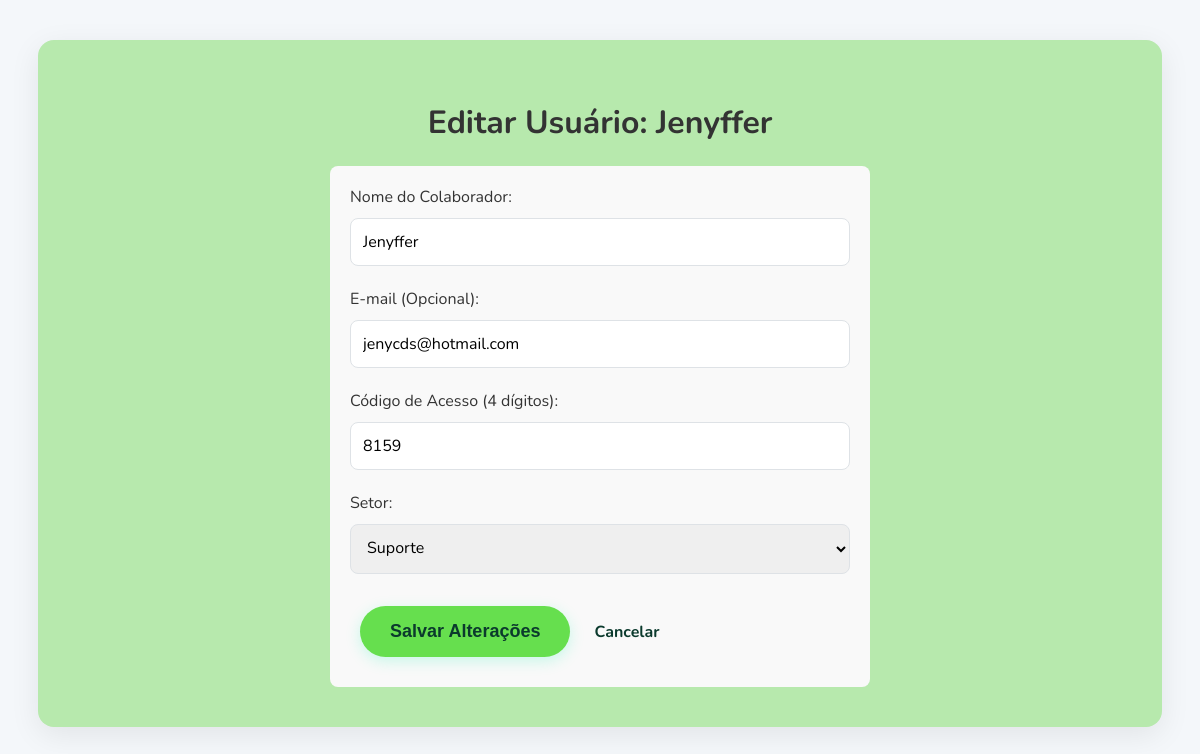
Page /admin/edit_user/8 (signed in) on the committed database.
### app/models.py (models this page shows)
class Usuario(db.Model):
    id = db.Column(db.Integer, primary_key=True)
    nome = db.Column(db.String(100), nullable=False)
    email = db.Column(db.String(120), unique=True, nullable=True)
    codigo_acesso = db.Column(db.String(4), unique=True, nullable=False)
    departamento_id = db.Column(db.Integer, db.ForeignKey('departamento.id'), nullable=False)
    respostas = db.relationship('Resposta', backref='usuario', lazy=True)

class Departamento(db.Model):
    id = db.Column(db.Integer, primary_key=True)
    nome = db.Column(db.String(100), unique=True, nullable=False)
    usuarios = db.relationship('Usuario', backref='departamento', lazy=True)

### app/routes/admin.py (the view)
@admin_bp.route('/edit_user/<int:usuario_id>', methods=['GET'])
def editar_usuario(usuario_id):
    if not session.get('admin_logged_in'): return redirect(url_for('admin.pagina_admin'))
    usuario = Usuario.query.get_or_404(usuario_id)
    departamentos = Departamento.query.order_by(Departamento.nome).all()
    return render_template('edit_user.html', usuario=usuario, departamentos=departamentos)

### app/templates/edit_user.html (shortened to what this page needs)
{% extends 'base.html' %}
{% block content %}
<div class="dashboard-container">
    <h1>Editar Usuário: {{ usuario.nome }}</h1>
    <form method="post" style="text-align: left; max-width: 500px; margin: auto; background-color: #f9f9f9; padding: 20px; border-radius: 8px;">
        <label for="nome">Nome do Colaborador:</label><br>
        <input type="text" name="nome" style="width: 100%;" value="{{ usuario.nome }}" required><br><br>
        <label for="email">E-mail (Opcional):</label><br>
        <input type="email" name="email" value="{{ usuario.email or '' }}"><br><br>
        <label for="codigo_acesso">Código de Acesso (4 dígitos):</label><br>
        <input type="text" name="codigo_acesso" maxlength="4" style="width: 100%;" value="{{ usuario.codigo_acesso }}" required><br><br>
        <label for="departamento_id">Setor:</label><br>
        <select name="departamento_id" style="width: 100%;" required>
            {% for depto in departamentos %}
                <option value="{{ depto.id }}" {% if depto.id == usuario.departamento_id %}selected{% endif %}>
                    {{ depto.nome }}
                </option>
            {% endfor %}
        </select><br><br>
        <button type="submit" class="btn">Salvar Alterações</button>
        <a href="{{ url_for('admin.pagina_admin') }}" style="margin-left: 10px;">Cancelar</a>
    </form>
</div>
{% endblock %}

### app/static/css/style.css (style rules this page uses)
:root { --cor-primaria: #0B3A2D; --cor-acento: #66df4e; --cor-acento-hover: #00D294; --cor-fundo: #f4f7fa; --cor-texto: #333333; --cor-texto-claro: #ffffff; --cor-borda: #dee2e6; }
body { font-family: 'Nunito', sans-serif; background-color: var(--cor-fundo); color: var(--cor-texto); margin: 0; padding: 20px; }
.btn { display: inline-block; text-decoration: none; background-color: var(--cor-acento); color: var(--cor-primaria); font-weight: 800; padding: 15px 30px; margin: 10px; border-radius: 50px; font-size: 18px; transition: all 0.3s ease; border: none; cursor: pointer; box-shadow: 0 4px 15px rgba(0, 245, 171, 0.2); }
a { color: var(--cor-primaria); font-weight: 700; text-decoration: none; }
.login-container, .dashboard-container, .ranking-container, .quiz-container { background: rgb(183, 233, 173); padding: 40px; border-radius: 16px; box-shadow: 0 8px 30px rgba(0, 0, 0, 0.08); text-align: center; width: 90%; }
input[type="password"], input[type="text"], input[type="number"], input[type="email"], input[type="date"], input[type="month"], textarea, select { padding: 12px; margin-top: 10px; width: 100%; border: 1px solid var(--cor-borda); border-radius: 8px; font-family: 'Nunito', sans-serif; font-size: 16px; box-sizing: border-box; }

### rows in the picture
Usuario: nome "Jenyffer", email "jenycds@hotmail.com", codigo_acesso "8159", departamento_id "Suporte"
